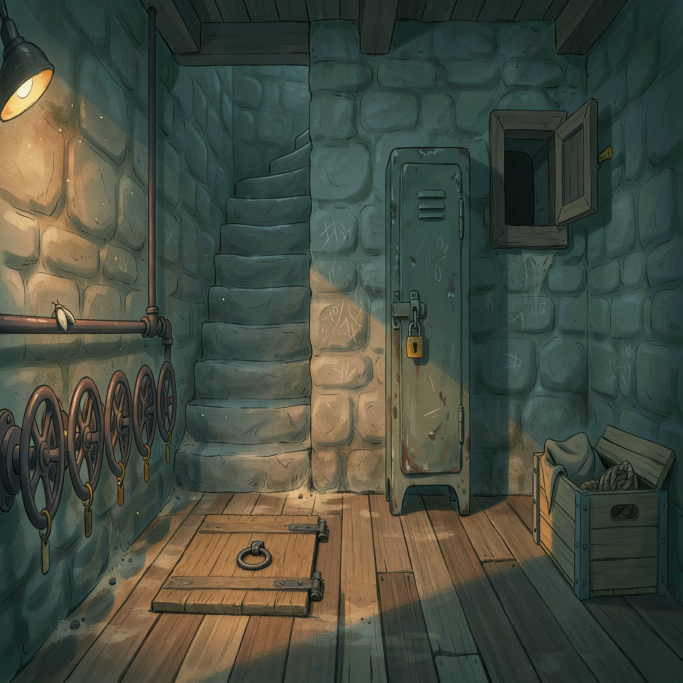
#> input picture tools/raw/cellar_hatch_dl_square.png, 2048 x 2048 px (shown at 1/3 size)
$ python _diff.py cellar_hatch_dl_square.png envelope_raw.png 5 out.png
#> lines starting #> are read from the running program, lines starting #| are printed output that depends on the picture; long printed decimals are rounded
import sys
from PIL import Image, ImageChops, ImageFilter

a = Image.open(sys.argv[1]).convert('RGB')
#> a is the input picture: PIL image 2048x2048 RGB; mean R, G, B 69.7, 76, 64.3
b = Image.open(sys.argv[2]).convert('RGB')
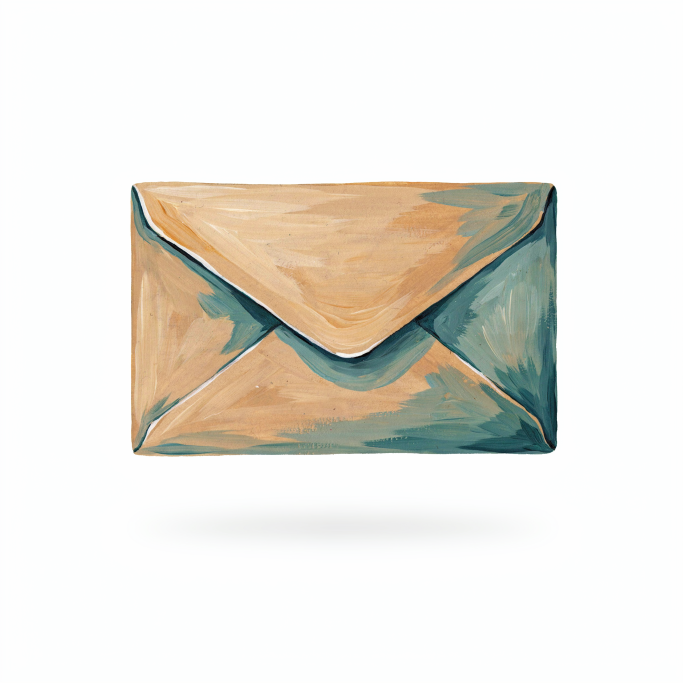
#> input picture tools/raw/envelope_raw.png, 2048 x 2048 px (shown at 1/3 size)
#> b is the input picture: PIL image 2048x2048 RGB; mean R, G, B 232.7, 229.8, 222.5
print('sizes', a.size, b.size)
#| sizes (2048, 2048) (2048, 2048)
if a.size != b.size:
    b = b.resize(a.size)
d = ImageChops.difference(a, b).convert('L').filter(ImageFilter.GaussianBlur(4))
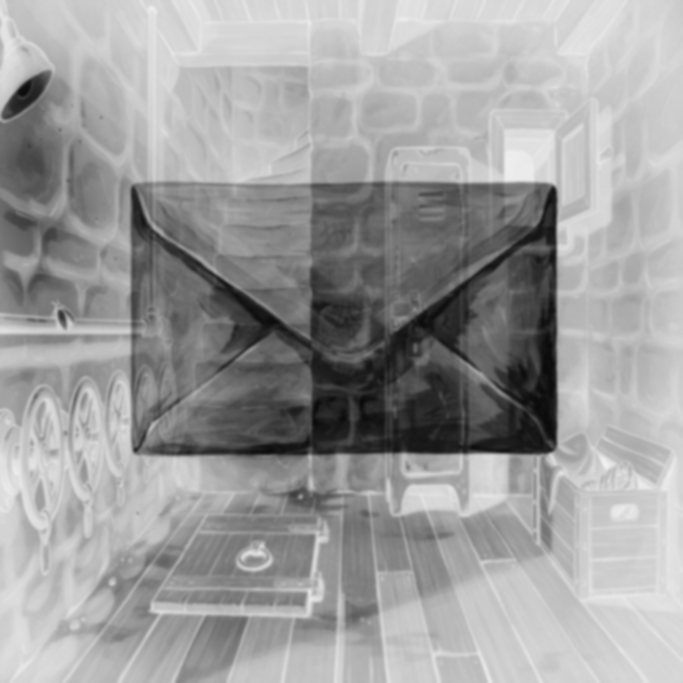
#> d: PIL image 2048x2048 L (shown at 1/3 size); min 9, max 242, mean 158.1
thr = int(sys.argv[3]) if len(sys.argv) > 3 else 40
m = d.point(lambda v: 255 if v > thr else 0)
#> m: PIL image 2048x2048 L; every value is 255
print('global mean diff', sum(d.getdata()) / (d.size[0] * d.size[1]))
#| global mean diff 158.136
# coarse grid of mean diffs (8x8 cells across)
W, H = d.size
#> W = 2048; H = 2048
cols, rows = 16, 9
for r in range(rows):
    line = []
    for c in range(cols):
        box = (c * W // cols, r * H // rows, (c + 1) * W // cols, (r + 1) * H // rows)
        cell = d.crop(box)
        line.append('%3d' % (sum(cell.getdata()) / (cell.size[0] * cell.size[1])))
    print(' '.join(line))
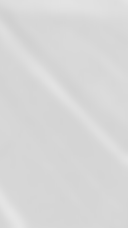
#> cell: PIL image 128x228 L; min 208, max 229, mean 215.2
bbox = m.getbbox()
#> bbox = (0, 0, 2048, 2048)
print('bbox(full)', bbox, 'bbox(1280)', tuple(round(v / 2) for v in bbox) if bbox else None)
#| bbox(full) (0, 0, 2048, 2048) bbox(1280) (0, 0, 1024, 1024)
if len(sys.argv) > 4:
    m.save(sys.argv[4])
